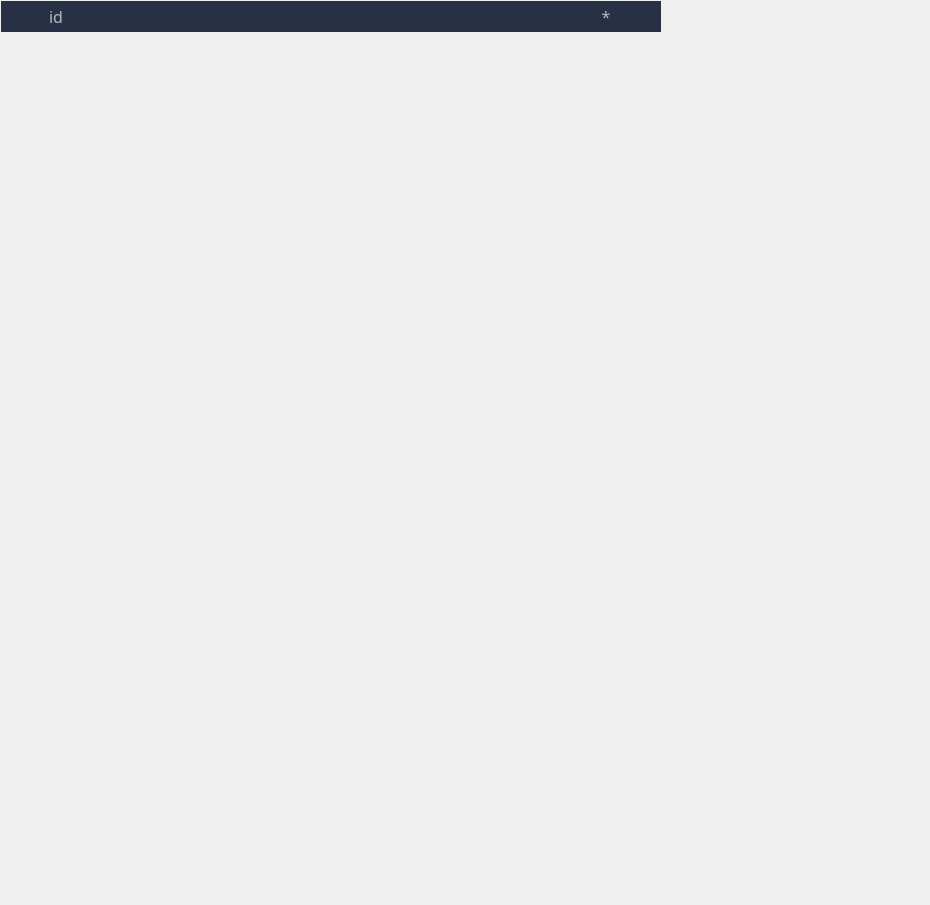
<?xml version="1.0" encoding="UTF-8"?>
<ui version="4.0">
 <class>Form</class>
 <widget class="QWidget" name="Form">
  <property name="geometry">
   <rect>
    <x>0</x>
    <y>0</y>
    <width>930</width>
    <height>905</height>
   </rect>
  </property>
  <property name="windowTitle">
   <string>Form</string>
  </property>
  <widget class="QTableWidget" name="tableW">
   <property name="geometry">
    <rect>
     <x>0</x>
     <y>0</y>
     <width>710</width>
     <height>621</height>
    </rect>
   </property>
   <property name="maximumSize">
    <size>
     <width>710</width>
     <height>621</height>
    </size>
   </property>
   <property name="font">
    <font>
     <family>Roboto-Light</family>
     <pointsize>12</pointsize>
    </font>
   </property>
   <property name="autoFillBackground">
    <bool>false</bool>
   </property>
   <property name="styleSheet">
    <string notr="true">QTableWidget { 	
	background-color: rgba(0, 0, 0, 0);
	gridline-color: #3B4253;
	color: #B4B7BD;
}
QTableView QTableCornerButton::section {
	background-color: rgba(0, 0, 0, 255);
}
QTableView QHeaderView::section {
    padding-left: auto;
    padding-right: auto;
}
QHeaderView::section {
	background-color: rgb(40, 48, 70);
    color: #B4B7BD;
	border: 2px solid rgba(0, 0, 0, 0);
}
QHeaderView::section:checked {
    background-color: rgb(115, 103, 240);
	color: rgb(255, 255, 255);
}
QHeaderView::section:selected {
	background-color: rgb(0, 85, 0);
    color: #B4B7BD;
	border: 2px solid rgba(0, 0, 0, 0);
}
QTableWidget::item {
	color: #B4B7BD;
}
QTableWidget::item:selected {
	background-color: rgb(115, 103, 240);
	color: rgb(255, 255, 255);
}
</string>
   </property>
   <property name="frameShape">
    <enum>QFrame::StyledPanel</enum>
   </property>
   <property name="rowCount">
    <number>0</number>
   </property>
   <attribute name="horizontalHeaderCascadingSectionResizes">
    <bool>true</bool>
   </attribute>
   <attribute name="horizontalHeaderMinimumSectionSize">
    <number>20</number>
   </attribute>
   <attribute name="horizontalHeaderDefaultSectionSize">
    <number>110</number>
   </attribute>
   <attribute name="verticalHeaderMinimumSectionSize">
    <number>23</number>
   </attribute>
   <column>
    <property name="text">
     <string>id</string>
    </property>
   </column>
   <column>
    <property name="text">
     <string/>
    </property>
    <property name="font">
     <font>
      <family>Roboto-Light</family>
      <pointsize>12</pointsize>
     </font>
    </property>
    <property name="icon">
     <iconset>
      <normaloff>img/icons/calendar.png</normaloff>img/icons/calendar.png</iconset>
    </property>
   </column>
   <column>
    <property name="text">
     <string/>
    </property>
    <property name="font">
     <font>
      <family>Roboto-Light</family>
      <pointsize>12</pointsize>
     </font>
    </property>
    <property name="icon">
     <iconset>
      <normaloff>img/icons/pie-chart.png</normaloff>img/icons/pie-chart.png</iconset>
    </property>
   </column>
   <column>
    <property name="text">
     <string/>
    </property>
    <property name="font">
     <font>
      <family>Roboto-Light</family>
      <pointsize>12</pointsize>
     </font>
    </property>
    <property name="icon">
     <iconset>
      <normaloff>img/icons/check-square.png</normaloff>img/icons/check-square.png</iconset>
    </property>
   </column>
   <column>
    <property name="text">
     <string/>
    </property>
    <property name="font">
     <font>
      <family>Roboto Light</family>
      <pointsize>12</pointsize>
     </font>
    </property>
    <property name="icon">
     <iconset>
      <normaloff>img/icons/clock.png</normaloff>img/icons/clock.png</iconset>
    </property>
   </column>
   <column>
    <property name="text">
     <string>*</string>
    </property>
   </column>
  </widget>
 </widget>
 <resources/>
 <connections/>
</ui>
